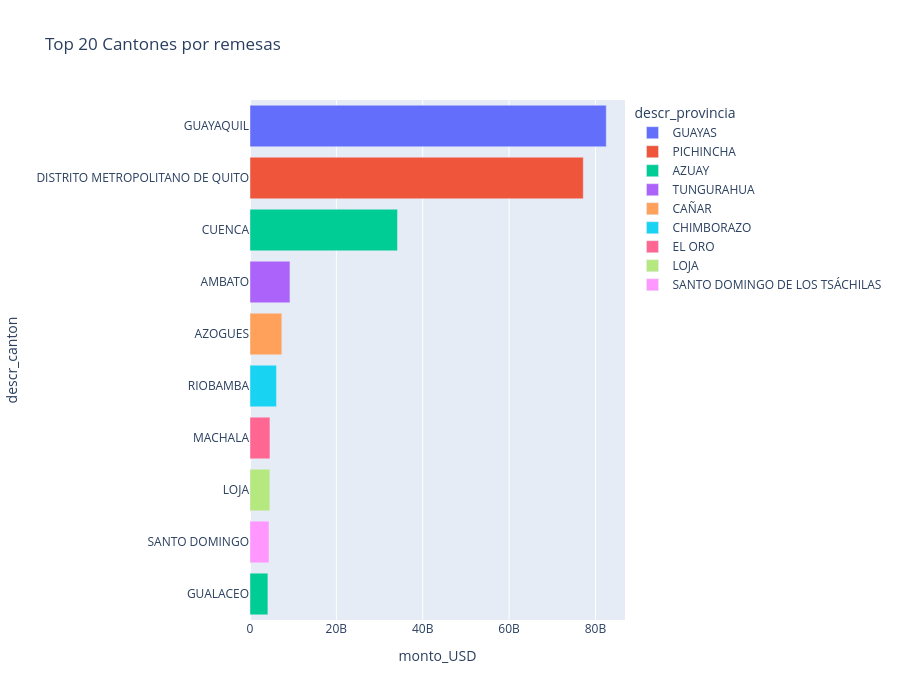

Notebook code for this chart:
### Markdown cell above
## Top Cantones

### Code cell
top_cantones = df.groupby(['descr_provincia', 'descr_canton']).agg({
    'monto_USD': 'sum'
}).nlargest(10, 'monto_USD').reset_index()

fig = px.bar(top_cantones, x='monto_USD', y='descr_canton',
             color='descr_provincia',
             title='Top 20 Cantones por remesas',
             orientation='h')
fig.update_layout(height=700, yaxis={'categoryorder': 'total ascending'})
fig.show()

### Figure 1 — Plotly figure (JSON) as saved in the notebook; plotly's stock layout.template omitted (floating-point values rounded to 4 significant figures)
{"data": [{"hovertemplate": "descr_provincia=GUAYAS<br>monto_USD=%{x}<br>descr_canton=%{y}<extra></extra>", "legendgroup": "GUAYAS", "marker": {"color": "#636efa", "pattern": {"shape": ""}}, "name": "GUAYAS", "orientation": "h", "showlegend": true, "textposition": "auto", "type": "bar", "x": [82500000000.0], "xaxis": "x", "y": ["GUAYAQUIL"], "yaxis": "y"}, {"hovertemplate": "descr_provincia=PICHINCHA<br>monto_USD=%{x}<br>descr_canton=%{y}<extra></extra>", "legendgroup": "PICHINCHA", "marker": {"color": "#EF553B", "pattern": {"shape": ""}}, "name": "PICHINCHA", "orientation": "h", "showlegend": true, "textposition": "auto", "type": "bar", "x": [77180000000.0], "xaxis": "x", "y": ["DISTRITO METROPOLITANO DE QUITO"], "yaxis": "y"}, {"hovertemplate": "descr_provincia=AZUAY<br>monto_USD=%{x}<br>descr_canton=%{y}<extra></extra>", "legendgroup": "AZUAY", "marker": {"color": "#00cc96", "pattern": {"shape": ""}}, "name": "AZUAY", "orientation": "h", "showlegend": true, "textposition": "auto", "type": "bar", "x": [34160000000.0, 4144000000.0], "xaxis": "x", "y": ["CUENCA", "GUALACEO"], "yaxis": "y"}, {"hovertemplate": "descr_provincia=TUNGURAHUA<br>monto_USD=%{x}<br>descr_canton=%{y}<extra></extra>", "legendgroup": "TUNGURAHUA", "marker": {"color": "#ab63fa", "pattern": {"shape": ""}}, "name": "TUNGURAHUA", "orientation": "h", "showlegend": true, "textposition": "auto", "type": "bar", "x": [9254000000.0], "xaxis": "x", "y": ["AMBATO"], "yaxis": "y"}, {"hovertemplate": "descr_provincia=CAÑAR<br>monto_USD=%{x}<br>descr_canton=%{y}<extra></extra>", "legendgroup": "CAÑAR", "marker": {"color": "#FFA15A", "pattern": {"shape": ""}}, "name": "CAÑAR", "orientation": "h", "showlegend": true, "textposition": "auto", "type": "bar", "x": [7365000000.0], "xaxis": "x", "y": ["AZOGUES"], "yaxis": "y"}, {"hovertemplate": "descr_provincia=CHIMBORAZO<br>monto_USD=%{x}<br>descr_canton=%{y}<extra></extra>", "legendgroup": "CHIMBORAZO", "marker": {"color": "#19d3f3", "pattern": {"shape": ""}}, "name": "CHIMBORAZO", "orientation": "h", "showlegend": true, "textposition": "auto", "type": "bar", "x": [6140000000.0], "xaxis": "x", "y": ["RIOBAMBA"], "yaxis": "y"}, {"hovertemplate": "descr_provincia=EL ORO<br>monto_USD=%{x}<br>descr_canton=%{y}<extra></extra>", "legendgroup": "EL ORO", "marker": {"color": "#FF6692", "pattern": {"shape": ""}}, "name": "EL ORO", "orientation": "h", "showlegend": true, "textposition": "auto", "type": "bar", "x": [4618000000.0], "xaxis": "x", "y": ["MACHALA"], "yaxis": "y"}, {"hovertemplate": "descr_provincia=LOJA<br>monto_USD=%{x}<br>descr_canton=%{y}<extra></extra>", "legendgroup": "LOJA", "marker": {"color": "#B6E880", "pattern": {"shape": ""}}, "name": "LOJA", "orientation": "h", "showlegend": true, "textposition": "auto", "type": "bar", "x": [4592000000.0], "xaxis": "x", "y": ["LOJA"], "yaxis": "y"}, {"hovertemplate": "descr_provincia=SANTO DOMINGO DE LOS TSÁCHILAS<br>monto_USD=%{x}<br>descr_canton=%{y}<extra></extra>", "legendgroup": "SANTO DOMINGO DE LOS TSÁCHILAS", "marker": {"color": "#FF97FF", "pattern": {"shape": ""}}, "name": "SANTO DOMINGO DE LOS TSÁCHILAS", "orientation": "h", "showlegend": true, "textposition": "auto", "type": "bar", "x": [4404000000.0], "xaxis": "x", "y": ["SANTO DOMINGO"], "yaxis": "y"}], "layout": {"barmode": "relative", "height": 700, "legend": {"title": {"text": "descr_provincia"}, "tracegroupgap": 0}, "title": {"text": "Top 20 Cantones por remesas"}, "xaxis": {"anchor": "y", "domain": [0, 1], "title": {"text": "monto_USD"}}, "yaxis": {"anchor": "x", "categoryorder": "total ascending", "domain": [0, 1], "title": {"text": "descr_canton"}}}}
